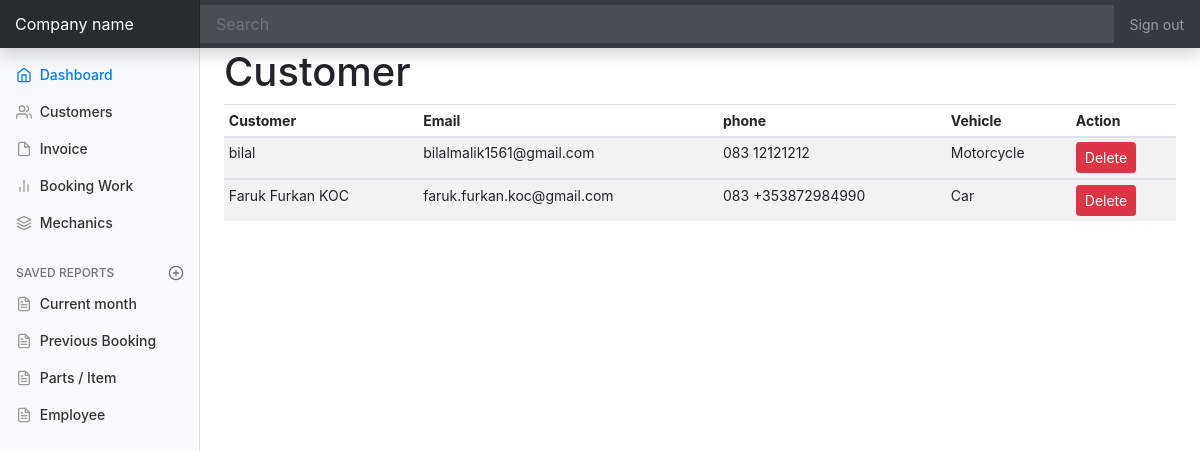
The page /client/customer.php on the database its author committed.
### tables this page shows
CREATE TABLE IF NOT EXISTS `user` (
  `id` int(11) NOT NULL AUTO_INCREMENT,
  `user_name` varchar(50) NOT NULL,
  `password` varchar(50) NOT NULL,
  `email` varchar(50) DEFAULT '',
  `phonecode` varchar(10) NOT NULL,
  `phone` varchar(100) NOT NULL,
  `vehicletype` varchar(100) NOT NULL,
  `selectmake` varchar(100) NOT NULL,
  `selectmodel` varchar(100) NOT NULL,
  `licence` varchar(100) NOT NULL,
  `enginetype` varchar(100) NOT NULL,
  PRIMARY KEY (`id`)
);

### client/customer.php (the view, shortened to what this page needs)
<?php
  include('dashboard-header.php');
?>
<main role="main" class="col-md-9 ml-sm-auto col-lg-10 px-4">
  <h1 class="h1">Customer</h1>
  <div class="table-responsive">
    <table class="table table-striped table-sm">
      <thead>
        <tr>
          <th>Customer</th>
          <th>Email</th>
          <th>phone</th>
          <th>Vehicle</th>
          <th>Action</th>
        </tr>
      </thead>
      <?php
$query_vehicle = "SELECT * FROM `user` WHERE `id` BETWEEN 2 AND 100  ";
$result_vehicles = mysqli_query($conn, $query_vehicle);
while($row = mysqli_fetch_array($result_vehicles)){
?>
      <tbody>
       <td><?php echo $row['user_name'] ?></td>
       <td><?php echo $row['email'] ?></td>
       <td><?php echo $row['phonecode'].' '.$row['phone'] ?></td>
       <td><?php echo $row['vehicletype'] ?></td>
       <td>
     <a href="customer.php?del_id=<?php echo $row['id'] ?>" class="btn btn-danger btn-sm">Delete</a>
       </td>
      </tbody>
<?php } ?>
    </table>
  </div>
</main>
<?php include ('dashboard-footer.php') ?>

### client/assets/css/dashboard.css (style rules this page uses)
body { font-size: .875rem; }
[role="main"] { padding-top: 133px; }
@media (min-width: 768px) { [role="main"] { padding-top: 48px; } }

### rows shown on the page
user: user_name "bilal", email "bilalmalik1561@gmail.com", phonecode "083", phone "12121212", vehicletype "Motorcycle"
user: user_name "Faruk Furkan KOC", email "faruk.furkan.koc@gmail.com", phonecode "083", phone "+353872984990", vehicletype "Car"
